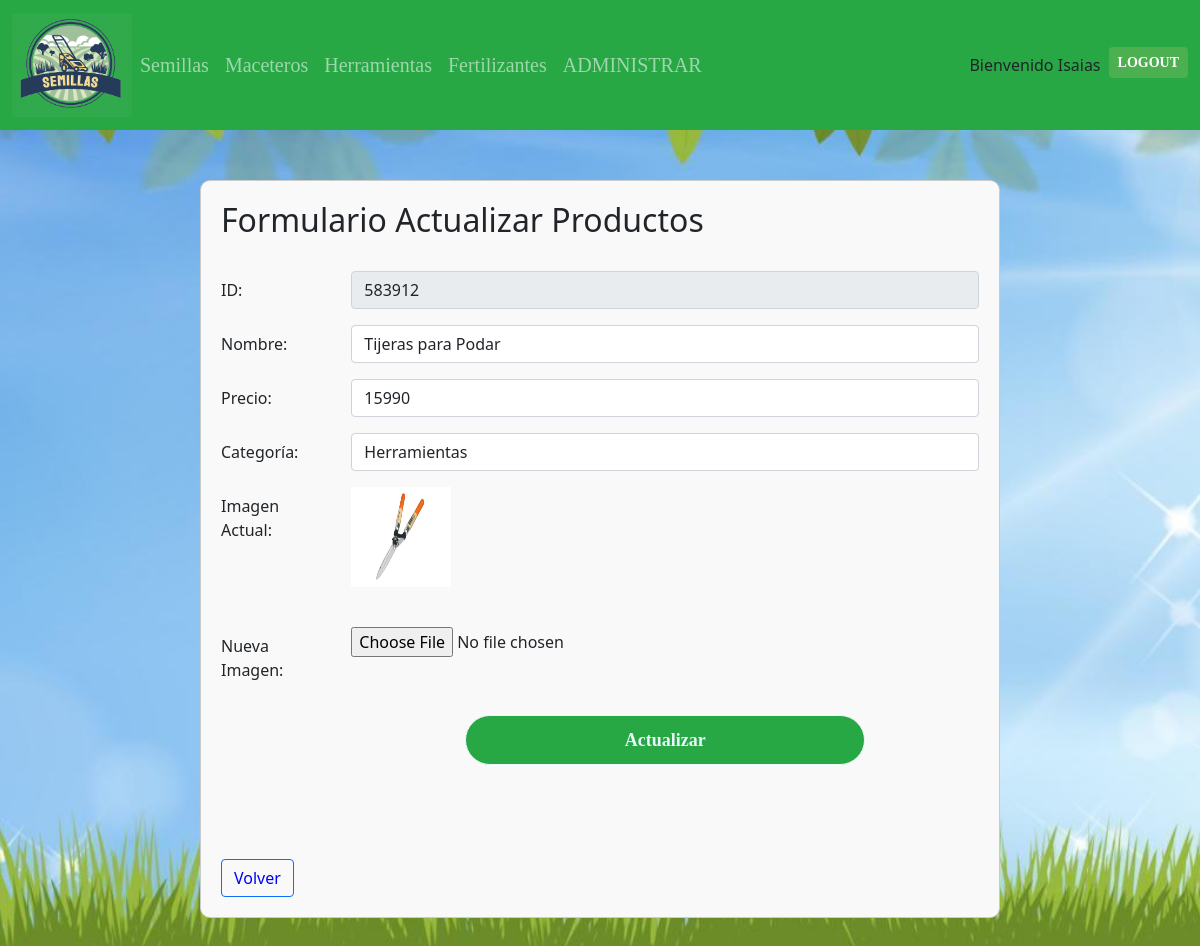
The app's page /pagina/productos_findEdit/583912 (signed in) with its own data.
### pagina_web/models.py (models this page shows, shortened)
class Producto(models.Model):
    id_producto = models.AutoField(primary_key=True)
    nombre_producto = models.CharField(max_length=100)
    precio = models.IntegerField(default=0)
    id_categoria = models.ForeignKey(Categoria, on_delete=models.CASCADE)
    foto = models.ImageField(upload_to='productos')
    activo = models.BooleanField(default=True)
    class Meta:
        ordering = ['id_producto']

class Categoria(models.Model):
    id_categoria = models.AutoField(db_column='idCategoria', primary_key=True)
    categoria = models.CharField(max_length=20, blank=False, null=False)

### pagina_web/views.py (the view)
@admin_only
def productos_findEdit(request, pk):
    if pk != "":
        try:
            producto = Producto.objects.get(id_producto=pk)
            categorias = Categoria.objects.all()
            context = {'producto': producto, 'categorias': categorias}
            return render(request, 'pagina/admin_edit.html', context)
        except Producto.DoesNotExist:
            context = {'mensaje': "¡Error! Producto no existe"}
            return render(request, 'pagina/admin_list.html', context)

### pagina_web/templates/pagina/admin_edit.html (shortened to what this page needs)
{% load static %}
<!DOCTYPE html>
<html lang="en">
<head>
      <link rel="stylesheet" href="https://cdnjs.cloudflare.com/ajax/libs/font-awesome/6.5.2/css/all.min.css"
 />
      <link href="https://cdn.jsdelivr.net/npm/bootstrap@5.0.2/dist/css/bootstrap.min.css" rel="stylesheet">
    <link rel="stylesheet" href="{% static 'pagina/css/style.css' %}">
</head>
<body>
  <nav id="navbar" class="navbar navbar-expand-lg navbar-dark bg-green">
    <div class="container-fluid d-flex align-items-center justify-content-between">
      <a class="navbar-brand me-auto" href="{% url 'index' %}">
        <img src="{% static 'pagina/img/Semillas.png' %}" alt="" class="logo">
      </a>
      <div class="collapse navbar-collapse" id="navbarSupportedContent">
        <ul class="navbar-nav mb-2 mb-lg-0">
          <li class="nav-item d-flex align-items-center">
            <a class="nav-link text-start" href="{% url 'Semillas' %}">Semillas</a>
          </li>
          <li class="nav-item d-flex align-items-center">
            <a class="nav-link text-start" href="{% url 'Maceteros' %}">Maceteros</a>
          </li>
          <li class="nav-item d-flex align-items-center">
            <a class="nav-link text-start" href="{% url 'Herramientas' %}">Herramientas</a>
          </li>
          <li class="nav-item d-flex align-items-center">
            <a class="nav-link text-start" href="{% url 'Fertilizantes' %}">Fertilizantes</a>
          </li>
          {% if user.is_superuser %}
            <li class="nav-item d-flex align-items-center">
              <a class="nav-link text-start" href="{% url 'crud' %}">ADMINISTRAR</a>
            </li>
          {% endif %}
        </ul>
      </div>
      <div class="collapse navbar-collapse flex-grow-1 justify-content-end" id="navbarSupportedContent">
        <div class="d-flex align-items-center flex-wrap">
          <div id="user-info" class="d-flex align-items-center">
            {% if user.is_authenticated %}
              <span class="me-2">Bienvenido {{ user.username }}</span>
              <form action="{% url 'logout' %}" method="post" class="d-inline">
                <button type="submit" class="btn btn-sm btn-primary mb-3">LOGOUT</button>
              </form>
            {% else %}
              <button id="btn-user" type="button" class="btn btn-sm btn-primary mb-3 me-2"
                      data-bs-toggle="modal" data-bs-target="#exampleModal">
                LOG IN
              </button>
            {% endif %}
          </div>
        </div>
      </div>
    </div>
  </nav>
<div class="form-container">
    {% if producto %}
    <h2>Formulario Actualizar Productos</h2>
    <br>
    <form action="{% url 'productosUpdate' %}" method="POST" enctype="multipart/form-data">
        <div class="mb-3 row">
            <label for="id_producto" class="col-sm-2 col-form-label">ID:</label>
            <div class="col-sm-10">
                <input type="text" id="id_producto" name="id_producto" value="{{ producto.id_producto }}" readonly class="form-control">
            </div>
        </div>
        <div class="mb-3 row">
            <label for="nombre_producto" class="col-sm-2 col-form-label">Nombre:</label>
            <div class="col-sm-10">
                <input type="text" id="nombre_producto" name="nombre_producto" value="{{ producto.nombre_producto }}" class="form-control">
            </div>
        </div>
        <div class="mb-3 row">
            <label for="precio" class="col-sm-2 col-form-label">Precio:</label>
            <div class="col-sm-10">
                <input type="text" id="precio" name="precio" value="{{ producto.precio }}" class="form-control">
            </div>
        </div>
        <div class="mb-3 row">
            <label for="categoria" class="col-sm-2 col-form-label">Categoría:</label>
            <div class="col-sm-10">
                <select id="categoria" name="categoria" class="form-control">
                    {% for categoria in categorias %}
                        <option value="{{ categoria.id_categoria }}" {% if categoria.id_categoria == producto.id_categoria.id_categoria %}selected{% endif %}>{{ categoria.categoria }}</option>
                    {% endfor %}
                </select>
            </div>
        </div>
        <div class="mb-3 row">
            <label for="imagen_actual" class="col-sm-2 col-form-label">Imagen Actual:</label>
            <div class="col-sm-10">
                <img src="{{ producto.foto.url }}" width="100" height="100"><br><br>
            </div>
        </div>
        <div class="mb-3 row">
            <label for="nueva_foto" class="col-sm-2 col-form-label">Nueva Imagen:</label>
            <div class="col-sm-10">
                <input type="file" id="nueva_foto" name="nueva_foto" class="form-control-file">
            </div>
        </div>
        <div class="mb-3 row">
            <div class="col-sm-2"></div>
            <div class="col-sm-10 text-center">
                <input type="submit" name="opcion" value="Actualizar" class="btn btn-primary">
            </div>
        </div>
    </form>
    <br><br>
    {% endif %}
    <a href="{% url 'crud' %}" class="btn-volver btn btn-outline-primary">Volver</a>
</div>
</body>
</html>

### pagina_web/static/pagina/css/style.css (style rules this page uses)
body { background-image: url('../img/fondo.jpg'); background-attachment: fixed; background-size: cover; background-position: center; }
#navbar { position: -webkit-sticky; position: sticky; top: 0; z-index: 1000; }
.bg-green { background-color: #28a745; }
.logo { width: 120px; }
.nav-link { font-family: 'NavbarFont'; src: url(fuentes/aBigDeal.otf); font-weight: normal; font-style: normal; font-size: 20px; }
.btn-primary { font-family: 'NavbarFont'; src: url(fuentes/aBigDeal.otf); background-color: #28a745; color: #ffffff; border-color: #28a745; margin: 10px auto; display: block; width: fit-content; }
input[type="submit"] { width: 400px; height: 50px; border: 1px solid; background: #28a745; border-radius: 25px; font-size: 18px; color: #e9f4fb; font-weight: 700; cursor: pointer; outline: none; }
.form-label, .btn-primary { color: white; font-weight: bold; }

### pagina_web/templates/pagina/admin_edit.html (style rules this page uses)
.form-container { max-width: 800px; margin: 50px auto; padding: 20px; border: 1px solid #ccc; border-radius: 10px; background-color: #f9f9f9; }
.btn-primary { background-color: #4CAF50; border-color: #4CAF50; }
.btn-volver { display: inline-block; color: blue; text-decoration: none; margin: auto; text-align: center; }

### records on screen
Producto: id_producto "583912", nombre_producto "Tijeras para Podar", precio "15990", categoria "Herramientas", foto (picture)

### other values on screen
{{ user.username }} "Isaias"
